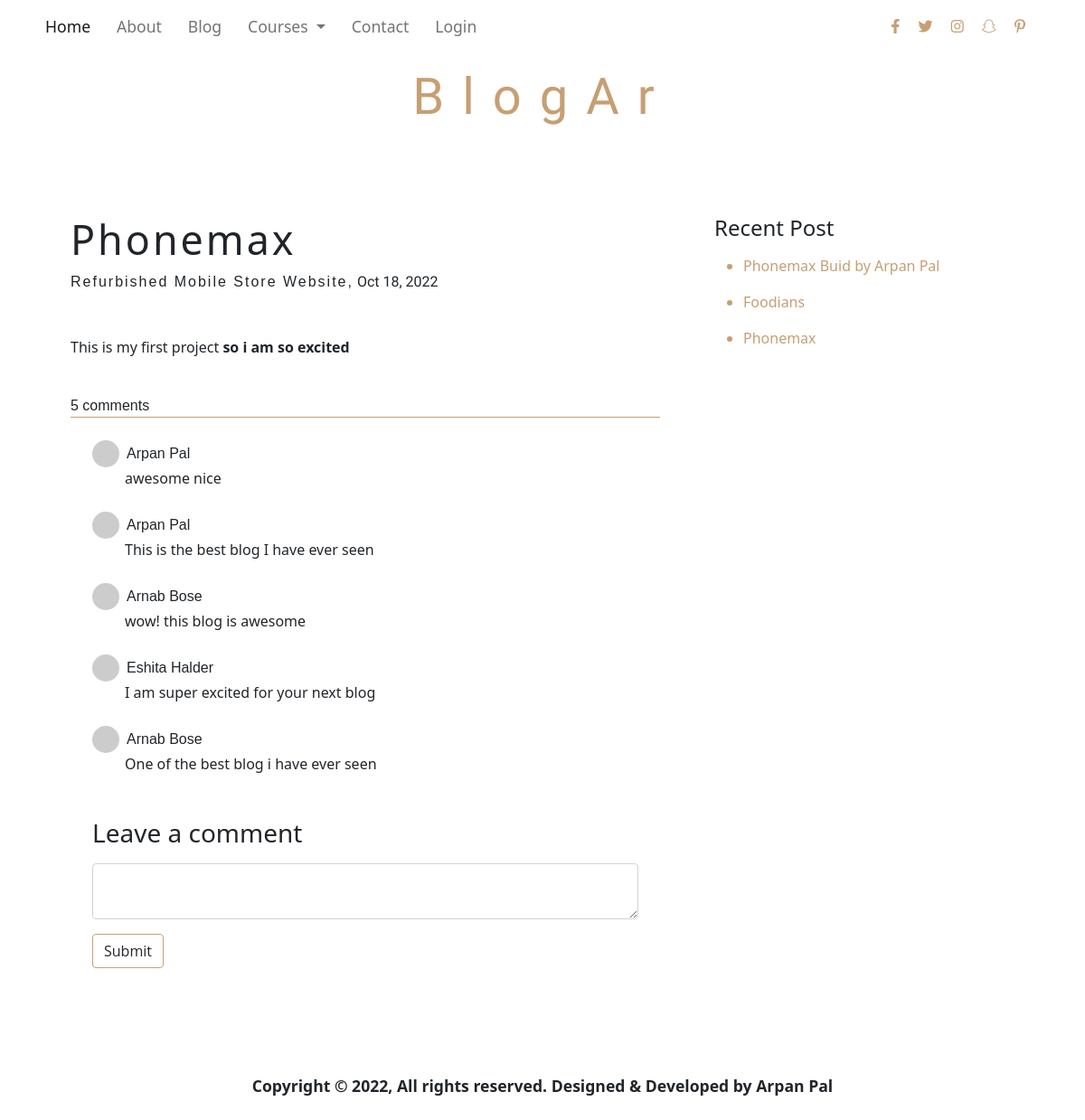
The page /blog/1 on the database its author committed.
### main.py (models this page shows)
class Blog(db.Model, UserMixin):
    __tablename__ = 'blog'
    id = Column(Integer, primary_key=True)
    title = Column(String(250))
    subtitle = Column(String(250))
    date = Column(String(20))
    body = Column(String(250))
    blogs = relationship('Comment', cascade='all, delete', backref='blog', lazy=True)

class Comment(db.Model, UserMixin):
    __tablename__ = 'comment'
    id = Column(Integer, primary_key=True)
    text = Column(String(250))
    user_id = Column(Integer, ForeignKey('user.id'))
    blog_id = Column(Integer, ForeignKey('blog.id'))

class User(db.Model, UserMixin):
    __tablename__ = 'user'
    id = Column(Integer, primary_key=True)
    name = Column(String(50))
    email = Column(String(50))
    password = Column(String(50))
    comments = relationship('Comment', cascade='all, delete', backref='user', lazy=True)

### main.py (the view, shortened to what this page needs)
@app.route("/blog/<int:id>", methods=["POST", "GET"])
def blog_details(id):
    individual_blog = Blog.query.get(id)
    blogs = db.session.query(Blog).all()
    commentform = CommentForm()
    comments = Comment.query.filter_by(blog_id=id).all()
    print(comments)
    return render_template("blog_details.html", blog=individual_blog, blogs=blogs, current_user=current_user,
                           form=commentform, comments=comments, gravatar=gravatar)

### form.py
class CommentForm(FlaskForm):
    body = TextAreaField(label="Enter your comment here", validators=[DataRequired()])

### templates/blog_details.html (shortened to what this page needs)
{% extends 'base.html' %}
{% block body %}
<div class="container mt-5 p-5">
    <div class="row">
        <div class="col-lg-8 col-sm-12 pe-5">
            <div class="post mb-3">
                <p class="h2 heading_blog"><a href="{{ url_for('blog_details', id=blog.id) }}">{{blog.title}}</a></p>
                <p><span style="letter-spacing: 2px;">{{blog.subtitle}},</span><span style="font-family: 'Dancing Script', cursive;"> {{blog.date}}</span></p>
                <p class="mt-5"><span style="font-size: 1.9rem;">{{blog.body|safe}}</span></p>
                <br>
                {% if comments|count > 1 %}
                <span>{{comments|count}} comments</span>
                {% else %}
                <span>{{comments|count}} comment</span>
                {% endif %}
            </div>
            <div class="container mt-3 mb-3">
                    {% for comment in comments %}
                    <div class="comment">
                    <img src="{{comment.user.email|gravatar}}" alt="" height="30px" width="30px"
                        style="border-radius: 50%;"><span class="ms-2">{{comment.user.name|title}}</span>
                    <p class="" style="margin-left: 36px;">{{comment.text}}</p>
                </div>
                    {% endfor %}
            </div>
            <div class="container w-100">
                <form action="" method="post" class="mt-5">
                    <label for="comment" class="h3 mb-3 p-0">Leave a comment</label>
                    {{form.body(class="form-control")}}
                    {% if not current_user.is_authenticated: %}
                    <a href="" class="btn mt-3" disabled="true" onclick=notice()>Submit</a>
                    {% else: %}
                    <button type="submit" class="btn mt-3">Submit</button>
                    {% endif %}
                </form>
            </div>
        </div>
        <div class="col-lg-4 col-sm-12">
            <div class="h4">Recent Post</div>
            <ul>
                {% if blogs|length >5 %}
                {% for blog in blogs[:-6:-1] %}
                <li class="blog_title mt-3"><a href="{{ url_for('blog_details', id=blog.id) }}">{{blog.title}}</a></li>
                {% endfor %}
                {% else %}
                {% for blog in blogs[::-1] %}
                <li class="blog_title mt-3"><a href="{{ url_for('blog_details', id=blog.id) }}">{{blog.title}}</a></li>
                {% endfor %}
                {% endif %}
            </ul>
        </div>
    </div>
</div>
<div class="container mt-5 footer">
    <p class="text-center mt-3">Copyright © 2022, All rights reserved. Designed & Developed by Arpan Pal</p>
  </div>
{% endblock body %}

### static/css/style.css (style rules this page uses)
* { padding: 0; margin: 0; box-sizing: border-box; }
.btn { border: 1px solid #c69f73; font-family: 'Open Sans', sans-serif; }
span { font-family: 'Source Sans Pro', sans-serif; }
.footer { width: 100%; height: 9vh; padding-top: 5px; font-size: 1.1rem; font-weight: bold; }
.heading_blog a { font-size: 2.8rem; color: #212529; text-decoration: none; letter-spacing: 3px; }
.post { border-bottom: 1px solid #c69f73; }
.blog_title a,li { color: #c69f73; text-decoration: none; }
.comment { margin-top: 25px; }

### rows shown on the page
Blog: title "Phonemax", subtitle "Refurbished Mobile Store Website", date "Oct 18, 2022", body "This is my first project so i am so excited"
Comment: user.name "Arpan Pal", text "awesome nice"
Comment: user.name "Arpan Pal", text "This is the best blog I have ever seen"
Comment: user.name "Arnab Bose", text "wow! this blog is awesome"
Comment: user.name "Eshita Halder", text "I am super excited for your next blog"
Comment: user.name "Arnab Bose", text "One of the best blog i have ever seen"
Blog: title "Phonemax Buid by Arpan Pal"
Blog: title "Foodians"

### other values the page prints
{{ comments|count }} "5"
